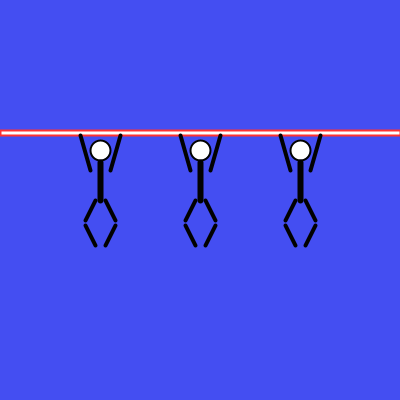
Frame 1 (no input)
Frame 60 (the mouse pressed at the canvas centre just before this capture): identical to frame 1, image omitted
Frame 120 (the mouse held since frame 60 and released just before this capture): identical to frame 1, image omitted

The Processing sketch that drew this single still picture (run headless with seeded random() and noise(); from frame 60 on, the mouse is pressed at the canvas centre):

// Processing sketch: processing_113963
// ── processing_113963.pde

void setup() {
  size(400, 400);
  smooth();
}
void draw() {
  background(68,78,242);
  strokeWeight(2);
  stroke(255, 50, 50);
  fill(255);
  rect(0, 130, 400, 5);
  if (mousePressed&&(mouseButton==LEFT)) {
    //UPup
    stroke(1);
    // man prtotype  
    strokeWeight(2);
    ellipse(300, height/4+15, 20, 20);
    strokeWeight(6);
    line(300, 98, 300, 60);
    //feet
    strokeWeight(4);
    line(305, 60,315, 40);
    line(295, 60, 285, 40);
    line(305, 15, 315, 35);
    line(295, 15, 285, 35);
    //arm
    strokeWeight(4);
    line(310, 90, 320, 125);
    line(290, 90, 280, 125);
    //UPup
    stroke(1);
    // man prtotype  
    strokeWeight(2);
    ellipse(100, height/4+15, 20, 20);
    strokeWeight(6);
    line(100, 98, 100, 60);
    //feet
    strokeWeight(4);
    line(105, 60, 115, 40);
    line(95, 60, 85, 40);
    line(105, 15, 115, 35);
    line(95, 15, 85, 35);
    //arm
    strokeWeight(4);
    line(110, 90, 120, 125);
    line(90, 90, 80, 125);
    // man prtotype  
    strokeWeight(2);
    ellipse(width/2, 3*height/4, 20, 20);
    strokeWeight(6);
    line(200, 312, 200, 350);
    //feet
    strokeWeight(4);
    line(205, 350, 215, 370);
    line(195, 350, 185, 370);
    line(205, 395, 215, 375);
    line(195, 395, 185, 375);
    //arm
    strokeWeight(4);
    line(210, 330, 220, 280);
    line(190, 330, 180, 280);
  }
  else if (mousePressed&&(mouseButton==RIGHT)) {
    //UPup
    stroke(1);
    // man prtotype  
    strokeWeight(2);
    ellipse(width/2, height/4+15, 20, 20);
    strokeWeight(6);
    line(200, 98, 200, 60);
    //feet
    strokeWeight(4);
    line(205, 60, 215, 40);
    line(195, 60, 185, 40);
    line(205, 15, 215, 35);
    line(195, 15, 185, 35);
    //arm
    strokeWeight(4);
    line(210, 90, 220, 125);
    line(190, 90, 180, 125);
    // manIDn
    stroke(1);
    strokeWeight(2);
    ellipse(100, 3*height/4, 20, 20);
    strokeWeight(6);
    line(100, 312, 100, 350);
    //feet
    strokeWeight(4);
    line(105, 350, 115, 370);
    line(95, 350, 85, 370);
    line(105, 395, 115, 375);
    line(95, 395, 85, 375);
    //arm
    strokeWeight(4);
    line(110, 330, 120, 280);
    line(90, 330, 80, 280);
 // manIII DN
    stroke(1);
    strokeWeight(2);
    ellipse(300, 3*height/4, 20, 20);
    strokeWeight(6);
    line(300, 312, 300, 350);
    //feet
    strokeWeight(4);
    line(305, 350, 315, 370);
    line(295, 350, 285, 370);
    line(305, 395, 315, 375);
    line(295, 395, 285, 375);
    //arm
    strokeWeight(4);
    line(310, 330, 320, 280);
    line(290, 330, 280, 280);
  }
  else {
    //manII UPdn
    stroke(1);
    // man prtotype  
    strokeWeight(2);
    ellipse(width/2, 50+height/4, 20, 20);
    strokeWeight(6);
    line(200, 162, 200, 200);
    //feet
    strokeWeight(4);
    line(205, 200, 215, 220);
    line(195, 200, 185, 220);
    line(205, 245, 215, 225);
    line(195, 245, 185, 225);
    //arm
    strokeWeight(4);
    line(210, 170, 220, 135);
    line(190, 170, 180, 135);
stroke(1);
    // man prtotype  
    strokeWeight(2);
    ellipse(100, 50+height/4, 20, 20);
    strokeWeight(6);
    line(100, 162, 100, 200);
    //feet
    strokeWeight(4);
    line(105, 200, 115, 220);
    line(95, 200, 85, 220);
    line(105, 245, 115, 225);
    line(95, 245, 85, 225);
    //arm
    strokeWeight(4);
    line(110, 170, 120, 135);
    line(90, 170, 80, 135); 
    stroke(1);
    // man prtotype  
    strokeWeight(2);
    ellipse(300, 50+height/4, 20, 20);
    strokeWeight(6);
    line(300, 162, 300, 200);
    //feet
    strokeWeight(4);
    line(305, 200, 315, 220);
    line(295, 200, 285, 220);
    line(305, 245, 315, 225);
    line(295, 245, 285, 225);
    //arm
    strokeWeight(4);
    line(310, 170, 320, 135);
    line(290, 170, 280, 135);
}
  }
